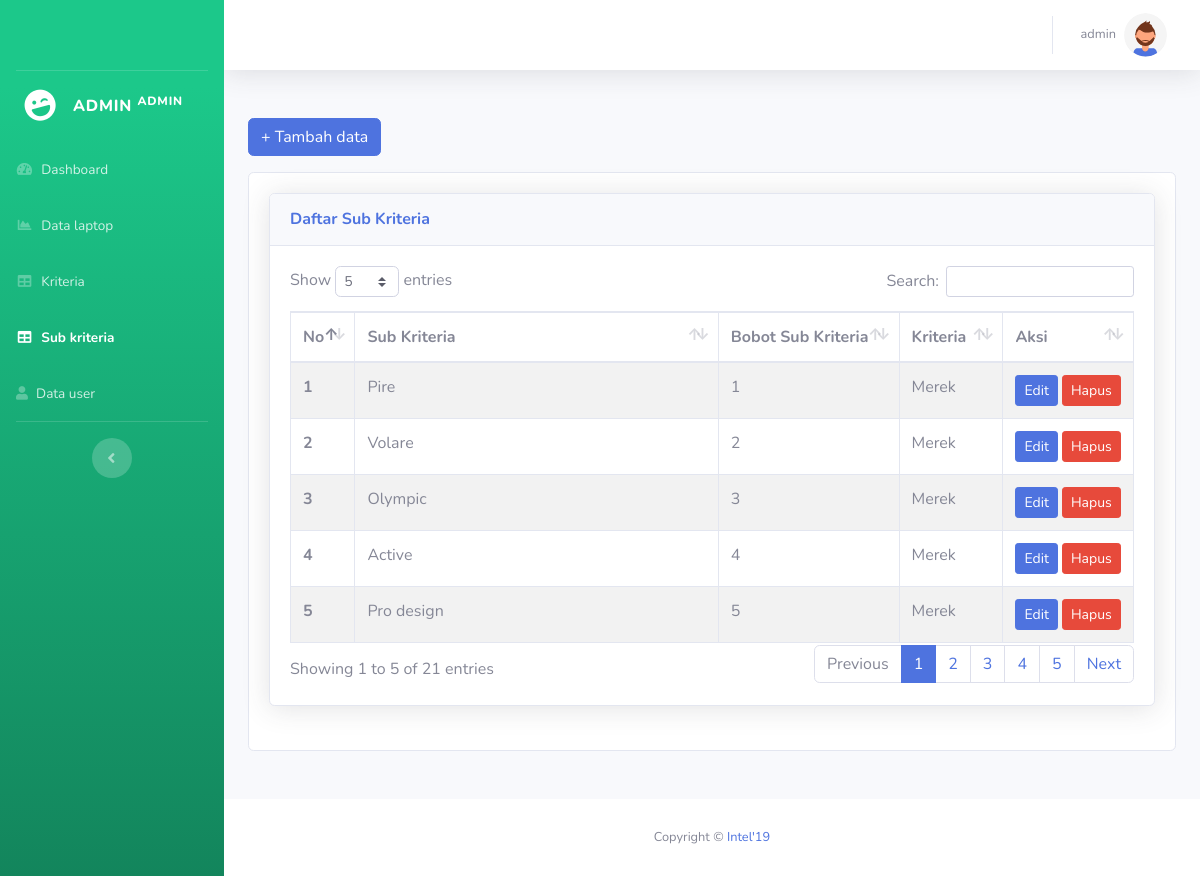
Page /admin/sub_kriteria.php (signed in) on the committed database.
### tables this page shows
CREATE TABLE `sub_kriteria` (
  `id_sub_kriteria` int(11) NOT NULL,
  `nama_sub_kriteria` varchar(150) NOT NULL,
  `bobot_sub_kriteria` int(11) NOT NULL,
  `f_id_kriteria` char(2) NOT NULL
);

CREATE TABLE `kriteria` (
  `id_kriteria` char(2) NOT NULL,
  `nama_kriteria` varchar(20) NOT NULL
);

### config.php (called while the page is built, shortened)
<?php
function connectDatabase()
{
    $conn = new mysqli(DB_HOST, DB_USERNAME, DB_PASSWORD, DB_NAME);
    return $conn;
}
?>

### admin/functions/sub_kriteria.php (called while the page is built, shortened)
<?php
require_once '../config.php';
class Sub_Kriteria{
    private $db;
    public function __construct()
    {
        $this->db = connectDatabase();
    }
    public function getSubKriteria()
    {
        return $this->db->query("SELECT sk.id_sub_kriteria,sk.nama_sub_kriteria,sk.bobot_sub_kriteria,k.id_kriteria,k.nama_kriteria FROM sub_kriteria sk JOIN kriteria k ON sk.f_id_kriteria = k.id_kriteria ORDER BY sk.id_sub_kriteria DESC");
    }
}
$Sub_Kriteria = new Sub_Kriteria();
?>

### admin/sub_kriteria.php (the view, shortened to what this page needs)
<?php
require_once './header.php';
require_once './functions/sub_kriteria.php';
$data_SubKriteria = $Sub_Kriteria->getSubKriteria();
?>
<div class="row mb-5">
    <div class="col-lg-12">
        <button type="button" class="btn btn-primary mb-3" data-toggle="modal" data-target="#tambah">
            + Tambah data
        </button>
        <div class="card">
            <div class="card-body">
                <div class="card shadow mb-4">
                    <div class="card-header py-3">
                        <h6 class="m-0 font-weight-bold text-primary">Daftar Sub Kriteria</h6>
                    </div>
                    <div class="card-body">
                        <div class="table-responsive">
                            <table class="table table-striped table-bordered nowrap" style="width:100%" id="table">
                                <thead>
                                    <tr>
                                        <th scope="col">No</th>
                                        <th scope="col">Sub Kriteria</th>
                                        <th scope="col">Bobot Sub Kriteria</th>
                                        <th scope="col">Kriteria</th>
                                        <th scope="col">Aksi</th>
                                    </tr>
                                </thead>
                                <tbody class="table-group-divider">
                                    <?php foreach ($data_SubKriteria as $key => $sub_kriteria):?>
                                    <tr>
                                        <th scope="row"><?=$key+1;?></th>
                                        <td><?= $sub_kriteria['nama_sub_kriteria'];?></td>
                                        <td><?= $sub_kriteria['bobot_sub_kriteria'];?></td>
                                        <td><?= $sub_kriteria['nama_kriteria'];?></td>
                                        <td>
                                            <button type="button" class="btn btn-sm btn-primary" data-toggle="modal"
                                                data-target="#edit<?= $sub_kriteria['id_sub_kriteria'];?>">
                                                Edit
                                            </button>
                                            <button type="button" class="btn btn-sm btn-danger" data-toggle="modal"
                                                data-target="#hapus<?= $sub_kriteria['id_sub_kriteria'];?>">
                                                Hapus
                                            </button>
                                        </td>
                                    </tr>
                                    <?php endforeach;?>
                                </tbody>
                            </table>
                        </div>
                    </div>
                </div>
            </div>
        </div>
    </div>
</div>
<?php
    require_once './footer.php';
?>

### rows in the picture
sub_kriteria: nama_sub_kriteria "Pire", bobot_sub_kriteria "1", f_id_kriteria.nama_kriteria "Merek"
sub_kriteria: nama_sub_kriteria "Volare", bobot_sub_kriteria "2", f_id_kriteria.nama_kriteria "Merek"
sub_kriteria: nama_sub_kriteria "Olympic", bobot_sub_kriteria "3", f_id_kriteria.nama_kriteria "Merek"
sub_kriteria: nama_sub_kriteria "Active", bobot_sub_kriteria "4", f_id_kriteria.nama_kriteria "Merek"
sub_kriteria: nama_sub_kriteria "Pro design", bobot_sub_kriteria "5", f_id_kriteria.nama_kriteria "Merek"

### other values in the picture
$_SESSION['username'] "ADMIN"
$_SESSION['username'] "admin"
